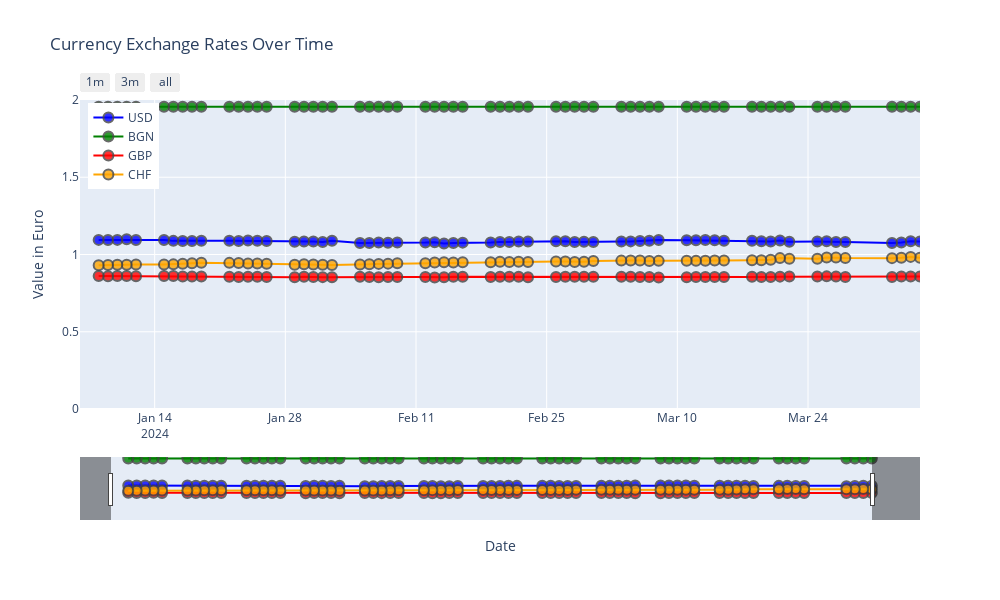

Notebook cell for this chart:
### Code cell
# Assuming 'filtered_df' is your DataFrame and has been properly formatted with 'Date' as a column

# Create an empty figure object
fig = go.Figure()

# Function to add traces to the figure
def add_currency_trace(fig, df, currency_name, color):
    fig.add_trace(
        go.Scatter(
            x=df['Date'],
            y=df[currency_name],
            name=currency_name,
            mode='lines+markers',
            line=dict(color=color),
            marker=dict(size=10, opacity=0.8, line=dict(width=2)),
            hoverinfo='x+y'
        )
    )

# Add traces for each currency
add_currency_trace(fig, filtered_df, 'USD', 'blue')
add_currency_trace(fig, filtered_df, 'BGN', 'green')
add_currency_trace(fig, filtered_df, 'GBP', 'red')
add_currency_trace(fig, filtered_df, 'CHF', 'orange')

# Set the range of y-axis
fig.update_layout(yaxis_range=[0, 2])

# Update the layout
fig.update_layout(
    title='Currency Exchange Rates Over Time',
    xaxis_title='Date',
    yaxis_title='Value in Euro',
    hovermode='x unified', # 'x unified' will show the tooltip for all traces at the same x location
    legend=dict(yanchor="top", y=0.99, xanchor="left", x=0.01),# Position the legend
    width=1000,
    height=600
)

# Customize the layout of the plot to fit the data and remove irrelevant buttons
max_date = filtered_df['Date'].max()  # Assuming 'Date' is a datetime column
min_date = max_date - pd.Timedelta(days=90)

fig.update_layout(
    xaxis=dict(
        rangeselector=dict(
            buttons=list([
                dict(count=1, label='1m', step='month', stepmode='backward', visible=max_date >= min_date + pd.Timedelta(days=30)),
                dict(count=3, label='3m', step='month', stepmode='backward', visible=max_date >= min_date + pd.Timedelta(days=90)),
                dict(step='all')
            ])
        ),
        rangeslider=dict(
            visible=True
        ),
        type='date',
        range=[min_date, max_date]  # Set the range of x-axis to the last 90 days
    )
)

# Show figure
fig.show()
